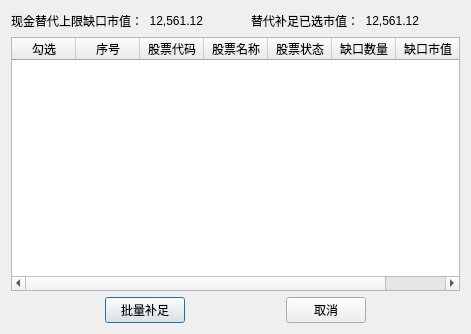
<?xml version="1.0" encoding="UTF-8"?>
<ui version="4.0">
 <class>Dialog</class>
 <widget class="QDialog" name="Dialog">
  <property name="geometry">
   <rect>
    <x>0</x>
    <y>0</y>
    <width>471</width>
    <height>334</height>
   </rect>
  </property>
  <property name="windowTitle">
   <string>替代补足</string>
  </property>
  <layout class="QVBoxLayout" name="verticalLayout">
   <item>
    <layout class="QHBoxLayout" name="horizontalLayout">
     <item>
      <widget class="QLabel" name="l_qksz_name">
       <property name="text">
        <string>现金替代上限缺口市值：</string>
       </property>
      </widget>
     </item>
     <item>
      <widget class="QLabel" name="l_qksz_data">
       <property name="text">
        <string>12,561.12</string>
       </property>
       <property name="alignment">
        <set>Qt::AlignRight|Qt::AlignTrailing|Qt::AlignVCenter</set>
       </property>
      </widget>
     </item>
     <item>
      <spacer name="horizontalSpacer">
       <property name="orientation">
        <enum>Qt::Horizontal</enum>
       </property>
       <property name="sizeHint" stdset="0">
        <size>
         <width>40</width>
         <height>20</height>
        </size>
       </property>
      </spacer>
     </item>
     <item>
      <widget class="QLabel" name="l_yxsz_name">
       <property name="text">
        <string>替代补足已选市值：</string>
       </property>
      </widget>
     </item>
     <item>
      <widget class="QLabel" name="l_yxsz_data">
       <property name="text">
        <string>12,561.12</string>
       </property>
       <property name="alignment">
        <set>Qt::AlignRight|Qt::AlignTrailing|Qt::AlignVCenter</set>
       </property>
      </widget>
     </item>
     <item>
      <spacer name="horizontalSpacer_2">
       <property name="orientation">
        <enum>Qt::Horizontal</enum>
       </property>
       <property name="sizeHint" stdset="0">
        <size>
         <width>40</width>
         <height>20</height>
        </size>
       </property>
      </spacer>
     </item>
    </layout>
   </item>
   <item>
    <widget class="QTableWidget" name="tv_data_list">
     <attribute name="horizontalHeaderDefaultSectionSize">
      <number>64</number>
     </attribute>
     <column>
      <property name="text">
       <string>勾选</string>
      </property>
     </column>
     <column>
      <property name="text">
       <string>序号</string>
      </property>
     </column>
     <column>
      <property name="text">
       <string>股票代码</string>
      </property>
     </column>
     <column>
      <property name="text">
       <string>股票名称</string>
      </property>
     </column>
     <column>
      <property name="text">
       <string>股票状态</string>
      </property>
     </column>
     <column>
      <property name="text">
       <string>缺口数量</string>
      </property>
     </column>
     <column>
      <property name="text">
       <string>缺口市值</string>
      </property>
     </column>
    </widget>
   </item>
   <item>
    <layout class="QHBoxLayout" name="horizontalLayout_2">
     <item>
      <spacer name="horizontalSpacer_3">
       <property name="orientation">
        <enum>Qt::Horizontal</enum>
       </property>
       <property name="sizeHint" stdset="0">
        <size>
         <width>40</width>
         <height>20</height>
        </size>
       </property>
      </spacer>
     </item>
     <item>
      <widget class="QPushButton" name="pb_plbz">
       <property name="text">
        <string>批量补足</string>
       </property>
      </widget>
     </item>
     <item>
      <spacer name="horizontalSpacer_4">
       <property name="orientation">
        <enum>Qt::Horizontal</enum>
       </property>
       <property name="sizeHint" stdset="0">
        <size>
         <width>40</width>
         <height>20</height>
        </size>
       </property>
      </spacer>
     </item>
     <item>
      <widget class="QPushButton" name="pb_cancel">
       <property name="text">
        <string>取消</string>
       </property>
      </widget>
     </item>
     <item>
      <spacer name="horizontalSpacer_5">
       <property name="orientation">
        <enum>Qt::Horizontal</enum>
       </property>
       <property name="sizeHint" stdset="0">
        <size>
         <width>40</width>
         <height>20</height>
        </size>
       </property>
      </spacer>
     </item>
    </layout>
   </item>
  </layout>
 </widget>
 <resources/>
 <connections/>
</ui>
